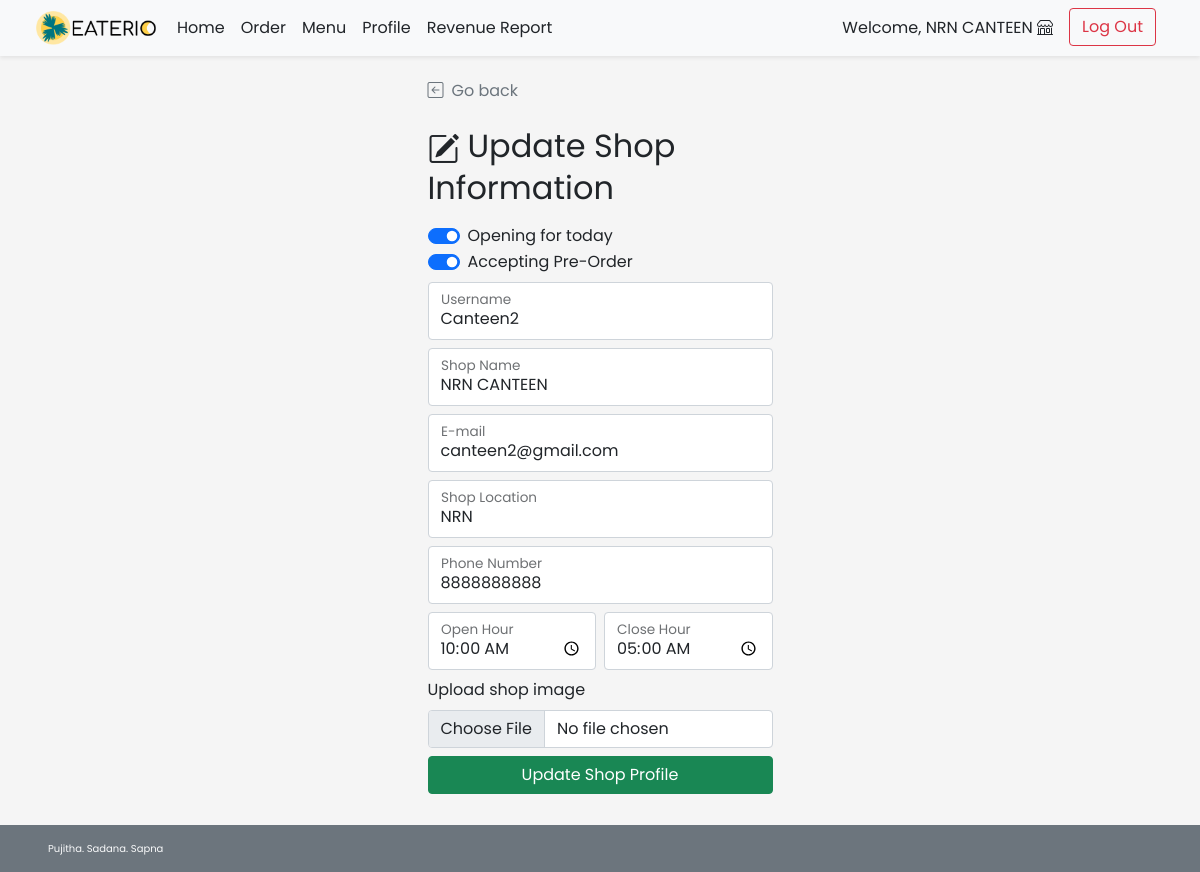
The app's page /shop/shop_profile_edit.php (signed in) with its own data.
### tables this page shows
CREATE TABLE `shop` (
  `s_id` int(11) NOT NULL,
  `s_username` varchar(45) NOT NULL,
  `s_pwd` varchar(45) NOT NULL,
  `s_name` varchar(100) NOT NULL,
  `s_location` varchar(100) NOT NULL,
  `s_openhour` time NOT NULL,
  `s_closehour` time NOT NULL,
  `s_status` tinyint(4) NOT NULL DEFAULT 1 COMMENT 'Shop ready for taking an order or not (True for open, False for close)',
  `s_preorderStatus` tinyint(4) NOT NULL DEFAULT 1 COMMENT 'Shop is ready for tomorrow pre-order or not',
  `s_email` varchar(100) NOT NULL,
  `s_phoneno` varchar(45) NOT NULL,
  `s_pic` text DEFAULT NULL
);

### shop/shop_profile_edit.php (the view, shortened to what this page needs)
<!DOCTYPE html>
<html lang="en">
<head>
    <?php
        include("../conn_db.php");
        $s_id = $_SESSION["sid"];
        include('../head.php');
    ?>
    <link href="../css/main.css" rel="stylesheet">
    <link href="../css/login.css" rel="stylesheet">
</head>
<body class="d-flex flex-column h-100">
    <?php include('nav_header_shop.php')?>
    <div class="container form-signin mt-auto w-50">
        <a class="nav nav-item text-decoration-none text-muted" href="#" onclick="history.back();">
            <i class="bi bi-arrow-left-square me-2"></i>Go back
        </a>
        <?php
            $query = "SELECT s_username,s_name,s_location,s_openhour,s_closehour,s_status,s_preorderstatus,s_email,s_phoneno FROM shop WHERE s_id = {$s_id} LIMIT 0,1";
            $result = $mysqli ->query($query);
            $row = $result -> fetch_array();
        ?>
        <form method="POST" action="shop_profile_edit.php" class="form-floating" enctype="multipart/form-data">
            <h2 class="mt-4 mb-3 fw-normal text-bold"><i class="bi bi-pencil-square me-2"></i>Update Shop Information</h2>
            <div class="form-check form-switch">
                <input class="form-check-input" type="checkbox" id="shopstatus"
                name="s_status" <?php if($row["s_status"]){echo "checked";} ?>>
                <label class="form-check-label" for="shopstatus">Opening for today</label>
            </div>
            <div class="form-check form-switch mb-2">
                <input class="form-check-input" type="checkbox" id="shoppreorderstatus" name="s_preorderstatus" <?php if($row["s_preorderstatus"]){echo "checked";} ?>>
                <label class="form-check-label" for="shoppreorderstatus">Accepting Pre-Order</label>
            </div>
            <div class="form-floating mb-2">
                <input type="text" class="form-control" id="shopusername" placeholder="Username" name="s_username"
                value="<?php echo $row["s_username"];?>" required>
                <label for="shopname">Username</label>
            </div>
            <div class="form-floating mb-2">
                <input type="text" class="form-control" id="shopname" placeholder="Shop Name" value="<?php echo $row["s_name"];?>" name="s_name" required>
                <label for="shopname">Shop Name</label>
            </div>
            <div class="form-floating mb-2">
                <input type="email" class="form-control" id="email" placeholder="E-mail" name="s_email" value="<?php echo $row["s_email"];?>" required>
                <label for="email">E-mail</label>
            </div>
            <div class="form-floating mb-2">
                <input type="text" class="form-control" id="shoplocation" placeholder="Location" value="<?php echo $row["s_location"];?>" name="s_location" required>
                <label for="shoplocation">Shop Location</label>
            </div>
            <div class="form-floating mb-2">
                <input type="text" class="form-control" id="shopphoneno" placeholder="Phone Number" value="<?php echo $row["s_phoneno"];?>" name="s_phoneno" required>
                <label for="shopphoneno">Phone Number</label>
            </div>
            <div class="row row-cols-2 g-2 mb-2">
                <div class="col">
                    <div class="form-floating">
                        <input type="time" class="form-control" id="shopopenhour" placeholder="Open Hour" value="<?php echo $row["s_openhour"];?>" name="s_openhour" required>
                        <label for="shopopenhour">Open Hour</label>
                    </div>
                </div>
                <div class="col">
                    <div class="form-floating">
                        <input type="time" class="form-control" id="shopclosehour" placeholder="Close Hour" value="<?php echo $row["s_closehour"];?>" name="s_closehour" required>
                        <label for="shopopenhour">Close Hour</label>
                    </div>
                </div>
            </div>
            <div class="mb-2">
                <label for="formFile" class="form-label">Upload shop image</label>
                <input class="form-control" type="file" id="s_pic" name="s_pic" accept="image/*">
            </div>
            <button class="w-100 btn btn-success mb-3" name="upd_confirm" type="submit">Update Shop Profile</button>
        </form>
    </div>
    <footer
    class="footer d-flex flex-wrap justify-content-between align-items-center px-5 py-3 mt-auto bg-secondary text-light">
        <span class="xsmall-font">Pujitha. Sadana. Sapna</span></span>
    </footer>
</body>
</html>

### css/main.css (style rules this page uses)
html { height: 100%; }
body { height: 100%; padding-top: 4rem; margin-bottom: -50px; font-family: 'Poppins', 'Noto Sans Thai', sans-serif; }
a { cursor: pointer; }
.bi { vertical-align: -.125em; fill: currentColor; }
.xsmall-font { font-size: x-small; }

### css/login.css (style rules this page uses)
html, body { height: 100%; font-family: 'Poppins', 'Noto Sans Thai', sans-serif; }
body { background-color: #f5f5f5; padding-top: 4rem; margin-bottom: -50px; }
.form-signin { width: 100%; max-width: 375px; padding: 15px; margin: auto; }
.xsmall-font { font-size: x-small; }

### records on screen
shop: s_status "☑", s_preorderStatus "☑", s_username "Canteen2", s_name "NRN CANTEEN", s_email "canteen2@gmail.com", s_location "NRN", s_phoneno "8888888888", s_openhour "10:00:00", s_closehour "05:00:00"

### other values on screen
$_SESSION['shopname'] "NRN CANTEEN"
